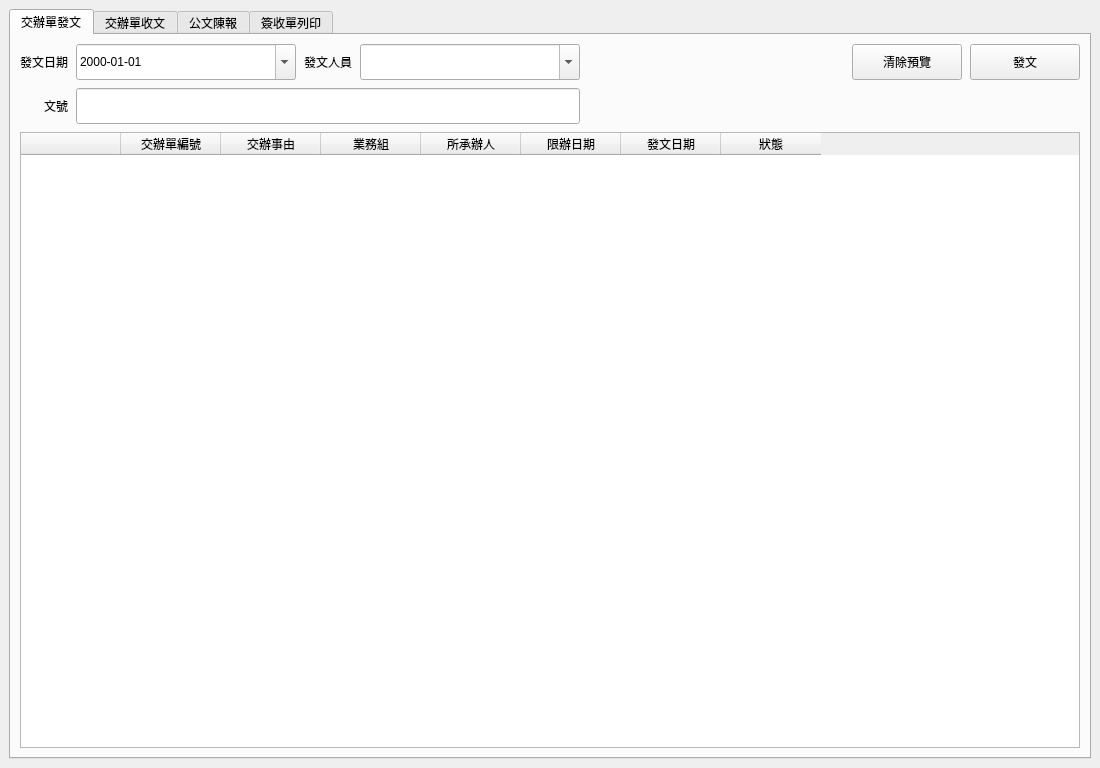
<?xml version="1.0" encoding="UTF-8"?>
<ui version="4.0">
 <class>MainWindow</class>
 <widget class="QMainWindow" name="MainWindow">
  <property name="geometry">
   <rect><x>0</x><y>0</y><width>1100</width><height>768</height></rect>
  </property>
  <property name="windowTitle"><string>公文管理系統</string></property>
  <widget class="QWidget" name="centralwidget">
   <layout class="QVBoxLayout" name="mainVerticalLayout">
    <item>
     <widget class="QTabWidget" name="tabWidget">
      <property name="currentIndex"><number>0</number></property>

      <widget class="QWidget" name="tab_dispatch">
       <attribute name="title"><string>交辦單發文</string></attribute>
       <layout class="QVBoxLayout" name="tabLayout_1">
        <property name="spacing"><number>8</number></property>

        <!-- 用 Grid 確保對齊 -->
        <item>
         <layout class="QGridLayout" name="topGrid">
          <property name="horizontalSpacing"><number>8</number></property>
          <property name="verticalSpacing"><number>8</number></property>

          <!-- row0: 發文日期 | 日期欄 | 發文人員 | combo | 彈性 | 清除 | 發文 -->
          <item row="0" column="0">
           <widget class="QLabel" name="lbl_dispatch_date">
            <property name="text"><string>發文日期</string></property>
            <property name="alignment"><set>Qt::AlignRight|Qt::AlignVCenter</set></property>
           </widget>
          </item>
          <item row="0" column="1">
           <widget class="QDateEdit" name="dispatch_date">
            <property name="minimumSize"><size><width>220</width><height>36</height></size></property>
            <property name="calendarPopup"><bool>true</bool></property>
            <property name="displayFormat"><string>yyyy-MM-dd</string></property>
           </widget>
          </item>
          <item row="0" column="2">
           <widget class="QLabel" name="lbl_sender">
            <property name="text"><string>發文人員</string></property>
            <property name="alignment"><set>Qt::AlignRight|Qt::AlignVCenter</set></property>
           </widget>
          </item>
          <item row="0" column="3">
           <widget class="QComboBox" name="dispatch_sender">
            <property name="minimumSize"><size><width>220</width><height>36</height></size></property>
            <property name="editable"><bool>true</bool></property>
           </widget>
          </item>
          <item row="0" column="4">
           <spacer>
            <property name="orientation"><enum>Qt::Horizontal</enum></property>
            <property name="sizeHint" stdset="0"><size><width>20</width><height>0</height></size></property>
           </spacer>
          </item>
          <item row="0" column="5">
           <widget class="QPushButton" name="btn_clear_all">
            <property name="minimumSize"><size><width>110</width><height>36</height></size></property>
            <property name="maximumSize"><size><width>110</width><height>36</height></size></property>
            <property name="text"><string>清除預覽</string></property>
           </widget>
          </item>
          <item row="0" column="6">
           <widget class="QPushButton" name="btn_send">
            <property name="minimumSize"><size><width>110</width><height>36</height></size></property>
            <property name="maximumSize"><size><width>110</width><height>36</height></size></property>
            <property name="text"><string>發文</string></property>
           </widget>
          </item>

          <!-- row1: 文號 | 輸入框（跨到 col3 右緣對齊發文人員） -->
          <item row="1" column="0">
           <widget class="QLabel">
            <property name="text"><string>文號</string></property>
            <property name="alignment"><set>Qt::AlignRight|Qt::AlignVCenter</set></property>
           </widget>
          </item>
          <item row="1" column="1" colspan="3">
           <widget class="QLineEdit" name="lineEdit_docNum">
            <property name="minimumSize"><size><width>0</width><height>36</height></size></property>
           </widget>
          </item>

         </layout>
        </item>

        <!-- 表格 -->
        <item>
         <widget class="QTableWidget" name="tableWidget">
          <property name="selectionBehavior"><enum>QAbstractItemView::SelectRows</enum></property>
          <column><property name="text"><string></string></property></column>
          <column><property name="text"><string>交辦單編號</string></property></column>
          <column><property name="text"><string>交辦事由</string></property></column>
          <column><property name="text"><string>業務組</string></property></column>
          <column><property name="text"><string>所承辦人</string></property></column>
          <column><property name="text"><string>限辦日期</string></property></column>
          <column><property name="text"><string>發文日期</string></property></column>
          <column><property name="text"><string>狀態</string></property></column>
         </widget>
        </item>

       </layout>
      </widget>

      <widget class="QWidget" name="tab_receive">
       <attribute name="title"><string>交辦單收文</string></attribute>
      </widget>
      <widget class="QWidget" name="tab_report">
       <attribute name="title"><string>公文陳報</string></attribute>
      </widget>
      <widget class="QWidget" name="tab_print">
       <attribute name="title"><string>簽收單列印</string></attribute>
      </widget>
     </widget>
    </item>
   </layout>
  </widget>
 </widget>
</ui>
